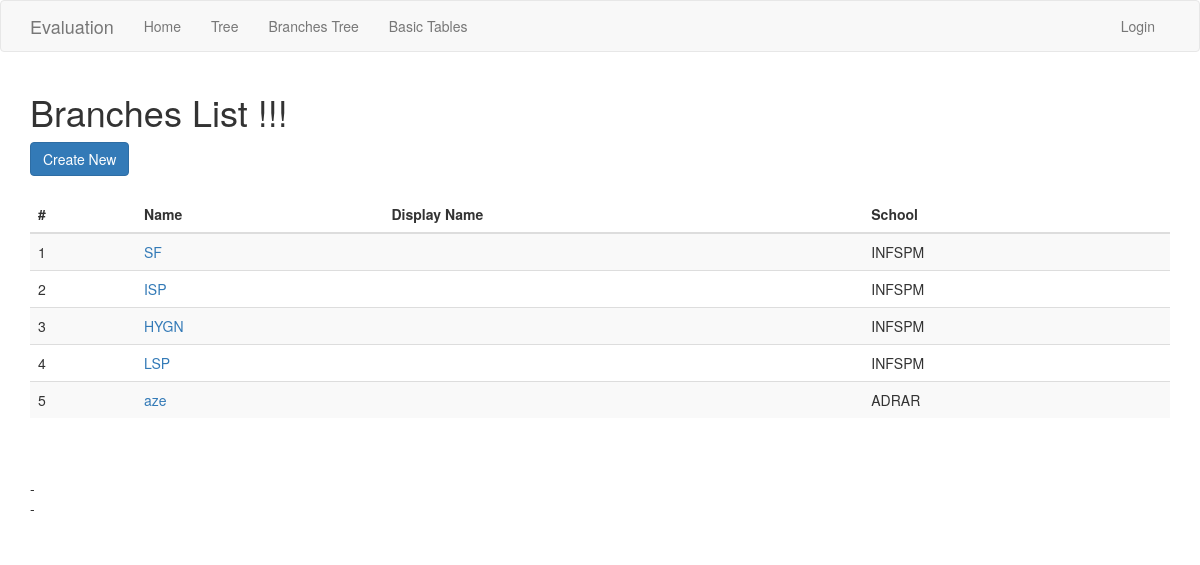
/branch/, run on the app's committed database.
### app/models.py (models this page shows, shortened)
class Branch(db.Model):
    id = db.Column(db.Integer, primary_key=True)
    name = db.Column(db.String(100), index=True, unique=True)
    description = db.Column(db.String(150))
    school_id = db.Column(db.Integer, db.ForeignKey('school.id'))
    students = db.relationship('Student', backref='branch')
    semesters = db.relationship('Semester', backref='branch')
    promos = db.relationship('Promo', backref='branch')

class School(db.Model):
    id = db.Column(db.Integer, primary_key=True)
    name = db.Column(db.String(100), index=True, unique=True)
    description = db.Column(db.String(150))
    branches = db.relationship('Branch', backref='school')

### app/routesBT.py (the view)
@app.route('/branch/')
@register_breadcrumb(app, '.basic.branch', 'Branches')
def branch_index():
    branches = Branch.query.order_by(Branch.school_id).all()
    return render_template('basic-forms/branch-index.html', title='Branches List', branches=branches)

### app/templates/basic-forms/branch-index.html (shortened to what this page needs)
{% extends "base.html" %}
{% block app_content %}
  <h1>Branches List !!!</h1>
  <div>
      <a class="btn btn-primary" href="{{ url_for('branch_create') }}">Create New</a>
  </div>
  <div>
    <table class="table table-striped">
      <thead>
        <tr>
          <th scope="col">#</th>
          <th scope="col">Name</th>
          <th scope="col">Display Name</th>
          <th scope="col">School</th>
        </tr>
      </thead>
      <tbody>
      {% for branch in branches %}
        <tr>
          <td>{{loop.index}}</td>
          <td><a href="{{ url_for('branch_view', id=branch.id) }}">{{ branch.name }}</a></td>
          <td>{{ branch.display_name | replace("None", "") }}</td>
          <td>{{ branch.school.name | replace("None", "") }}</td>
        </tr>
      {% endfor %}
      </tbody>
    </table>
    - </br>
    - </br>
  </div>
{% endblock %}

### data on the page
Branch: name "SF", school.name "INFSPM"
Branch: name "ISP", school.name "INFSPM"
Branch: name "HYGN", school.name "INFSPM"
Branch: name "LSP", school.name "INFSPM"
Branch: name "aze", school.name "ADRAR"
